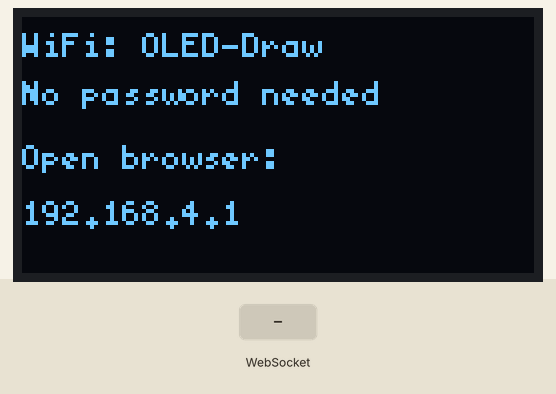
Simulated run of this sketch. Board: ESP32. On the bench: 128×64 one-colour display. Inputs (shaded band) come from the test bench. What the sketch prints to the serial monitor is not drawn.

Above: at 0.6 s.
At 5.8 s:
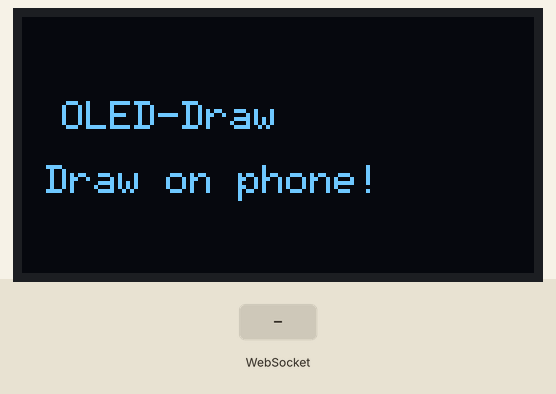
5.9 s: WebSocket text "CLEAR" received
At 7.2 s:
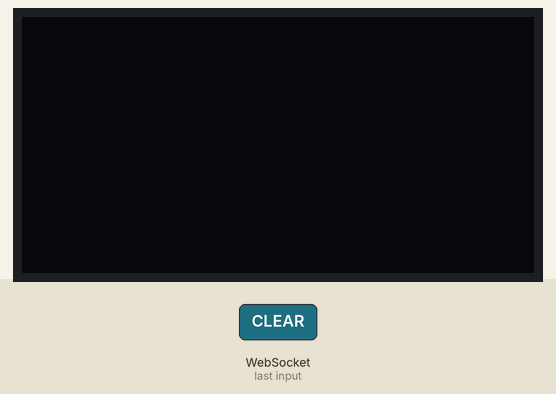
Timing chart, 0 to 8.9 s (numbered marks = the images above; inputs shaded):
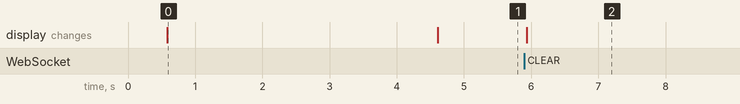

Measured:
- after the input at 5.9 s, the display: changes at once (image 2)
- what the display in image 0 shows lasts 4.0 s, from 0.6 s to 4.6 s

The sketch:

oled-pad.ino
```cpp
// (licence header left out)
#include <WiFi.h>
#include <AsyncTCP.h>
#include <ESPAsyncWebServer.h>
#include <U8g2lib.h>
#include <Wire.h>

// ── Access Point config ───────────────────────────────────
#define AP_SSID  "OLED-Draw"   // WiFi name shown on your phone
#define AP_PASS  ""            // Empty = open network, no password
#define AP_IP    "192.168.4.1" // Fixed IP — always the same
// ──────────────────────────────────────────────────────────

// SH1106 128×64, I2C hardware pins (SDA=21, SCL=22)
U8G2_SH1106_128X64_NONAME_F_HW_I2C display(U8G2_R0, U8X8_PIN_NONE);

AsyncWebServer server(80);
AsyncWebSocket  ws("/ws");

// 1-bit pixel buffer: 128 × 64 = 8192 bits = 1024 bytes
#define OLED_W 128
#define OLED_H  64
uint8_t pixelBuf[OLED_W * OLED_H / 8];

// ── Pixel buffer helpers ──────────────────────────────────

inline void setPixel(int x, int y) {
  if ((unsigned)x >= OLED_W || (unsigned)y >= OLED_H) return;
  int i = y * OLED_W + x;
  pixelBuf[i >> 3] |= (1 << (i & 7));
}

inline void clearPixel(int x, int y) {
  if ((unsigned)x >= OLED_W || (unsigned)y >= OLED_H) return;
  int i = y * OLED_W + x;
  pixelBuf[i >> 3] &= ~(1 << (i & 7));
}

inline bool getPixel(int x, int y) {
  if ((unsigned)x >= OLED_W || (unsigned)y >= OLED_H) return false;
  int i = y * OLED_W + x;
  return (pixelBuf[i >> 3] >> (i & 7)) & 1;
}

// Bresenham thick line into pixel buffer
void drawThickLine(int x0, int y0, int x1, int y1, int r) {
  int dx = abs(x1 - x0), sx = x0 < x1 ? 1 : -1;
  int dy = -abs(y1 - y0), sy = y0 < y1 ? 1 : -1;
  int err = dx + dy;
  while (true) {
    for (int ty = -r; ty <= r; ty++)
      for (int tx = -r; tx <= r; tx++)
        if (tx*tx + ty*ty <= r*r) setPixel(x0+tx, y0+ty);
    if (x0 == x1 && y0 == y1) break;
    int e2 = 2 * err;
    if (e2 >= dy) { err += dy; x0 += sx; }
    if (e2 <= dx) { err += dx; y0 += sy; }
  }
}

void flushToOLED() {
  display.clearBuffer();
  for (int y = 0; y < OLED_H; y++)
    for (int x = 0; x < OLED_W; x++)
      if (getPixel(x, y)) display.drawPixel(x, y);
  display.sendBuffer();
}

// ── WebSocket event handler ───────────────────────────────

void onWsEvent(AsyncWebSocket*, AsyncWebSocketClient*,
               AwsEventType type, void* arg, uint8_t* data, size_t len) {
  if (type != WS_EVT_DATA) return;
  AwsFrameInfo* info = (AwsFrameInfo*)arg;
  if (info->opcode != WS_TEXT) return;

  String msg((char*)data, len);

  if (msg == "CLEAR") {
    memset(pixelBuf, 0, sizeof(pixelBuf));
    flushToOLED();
    return;
  }

  // "LINE x0 y0 x1 y1 radius"  (canvas coords 320×160)
  if (msg.startsWith("L")) {
    int x0, y0, x1, y1, r;
    sscanf(msg.c_str(), "L %d %d %d %d %d", &x0, &y0, &x1, &y1, &r);
    // Map canvas (320×160) → OLED (128×64)
    x0 = x0 * OLED_W / 320;  y0 = y0 * OLED_H / 160;
    x1 = x1 * OLED_W / 320;  y1 = y1 * OLED_H / 160;
    r  = max(1, r * OLED_W / 320 / 2);
    drawThickLine(x0, y0, x1, y1, r);
    flushToOLED();
  }
}

// ── Embedded web page ─────────────────────────────────────

const char PAGE[] PROGMEM = R"HTML(
<!DOCTYPE html>
<html lang="en">
<head>
<meta charset="UTF-8">
<meta name="viewport" content="width=device-width,initial-scale=1">
<title>LifeTronix OLED Console</title>
<style>
@import url('https://fonts.googleapis.com/css2?family=Share+Tech+Mono&display=swap');
*{margin:0;padding:0;box-sizing:border-box}
:root{
--c:#00d9ff;
--bg:#04070d;
--card:#09131d;
--line:#143247;
--txt:#dffcff;
}
body{
font-family:'Share Tech Mono',monospace;
background:var(--bg);
color:var(--txt);
display:flex;
flex-direction:column;
align-items:center;
padding:20px;
overflow-x:hidden;
}
body:before{
content:"";
position:fixed;inset:0;
background-image:
linear-gradient(rgba(0,217,255,.08) 1px,transparent 1px),
linear-gradient(90deg,rgba(0,217,255,.08) 1px,transparent 1px);
background-size:40px 40px;
animation:grid 8s linear infinite;
pointer-events:none;
}
@keyframes grid{to{background-position:40px 40px}}
.header{
width:min(900px,100%);
padding:20px;
border:1px solid var(--line);
background:rgba(9,19,29,.85);
backdrop-filter:blur(12px);
border-radius:18px;
box-shadow:0 0 30px rgba(0,217,255,.18);
margin-bottom:18px;
text-align:center;
}
h1{letter-spacing:.25em;color:var(--c)}
.sub{opacity:.7;font-size:.8rem;margin-top:6px}
.panel{
width:min(900px,100%);
display:grid;
grid-template-columns:320px 1fr;
gap:18px;
}
.card{
background:rgba(9,19,29,.88);
border:1px solid var(--line);
border-radius:18px;
padding:14px;
box-shadow:0 0 25px rgba(0,217,255,.12);
}
.label{font-size:.7rem;color:var(--c);letter-spacing:.2em;margin-bottom:10px;text-align:center}
#preview{
width:100%;
height:auto;
image-rendering:pixelated;
background:#000;
border:2px solid #19384f;
border-radius:10px;
box-shadow:0 0 20px rgba(0,217,255,.25), inset 0 0 15px rgba(0,217,255,.15);
}
#canvas{
width:100%;
height:auto;
display:block;
background:#000;
border-radius:12px;
touch-action:none;
cursor:crosshair;
}
.controls{
width:min(900px,100%);
display:flex;
flex-wrap:wrap;
justify-content:center;
gap:12px;
margin-top:18px;
align-items:center;
}
.btn{
padding:10px 22px;
border-radius:12px;
background:#08131f;
border:1px solid rgba(0,217,255,.5);
color:var(--c);
font-family:inherit;
cursor:pointer;
transition:.25s;
}
.btn:hover{
background:var(--c);
color:#000;
box-shadow:0 0 20px rgba(0,217,255,.7);
transform:translateY(-2px);
}
input[type=range]{width:160px}
.status{
padding:10px 18px;
border-radius:999px;
border:1px solid var(--line);
}
.ok{color:#00ff88}
.err{color:#ff4d6d}
.footer{
margin-top:18px;
opacity:.6;
font-size:.75rem;
}
@media(max-width:760px){
.panel{grid-template-columns:1fr}
}
</style>
</head>
<body>
<div class="header">
<h1>OLED CONTROL CONSOLE</h1>
<div class="sub">ESP32 • SH1106 • LifeTronix Engineering</div>
</div>

<div class="panel">
<div class="card">
<div class="label">LIVE OLED</div>
<canvas id="preview" width="128" height="64"></canvas>
</div>

<div class="card">
<div class="label">DRAW AREA</div>
<canvas id="canvas" width="320" height="160"></canvas>
</div>
</div>

<div class="controls">
<label>Brush <input type="range" id="brush" min="2" max="22" value="8"></label>
<button class="btn" onclick="clearAll()">CLEAR</button>
<div id="status" class="status">CONNECTING...</div>
</div>

<div class="footer">LifeTronix • OLED Drawing Console v2</div>

<script>
const C=document.getElementById('canvas'),ctx=C.getContext('2d');
ctx.fillStyle='#000';ctx.fillRect(0,0,C.width,C.height);
ctx.lineCap=ctx.lineJoin='round';
const P=document.getElementById('preview'),pctx=P.getContext('2d');
pctx.fillStyle='#000';pctx.fillRect(0,0,128,64);
const brush=document.getElementById('brush');
const status=document.getElementById('status');
let ws,live=false;

function connect(){
 ws=new WebSocket(`ws://${location.host}/ws`);
 ws.onopen=()=>{live=true;status.textContent="CONNECTED";status.className="status ok";};
 ws.onclose=()=>{live=false;status.textContent="OFFLINE";status.className="status err";setTimeout(connect,2000);}
 ws.onerror=()=>{status.textContent="ERROR";status.className="status err";}
}
connect();
const send=m=>{if(live)ws.send(m);};

let draw=false,lx=0,ly=0;
function pos(e){
 const r=C.getBoundingClientRect();
 const s=e.touches?e.touches[0]:e;
 return{
 x:Math.round((s.clientX-r.left)*C.width/r.width),
 y:Math.round((s.clientY-r.top)*C.height/r.height)
 };
}
function line(x0,y0,x1,y1,size){
 ctx.strokeStyle="#00d9ff";
 ctx.lineWidth=size;
 ctx.beginPath();
 ctx.moveTo(x0,y0);
 ctx.lineTo(x1,y1);
 ctx.stroke();

 pctx.strokeStyle="#00d9ff";
 pctx.lineWidth=Math.max(1,size*128/320);
 pctx.beginPath();
 pctx.moveTo(x0*128/320,y0*64/160);
 pctx.lineTo(x1*128/320,y1*64/160);
 pctx.stroke();

 send(`L ${x0} ${y0} ${x1} ${y1} ${size}`);
}
function start(e){
e.preventDefault();
draw=true;
const p=pos(e);
lx=p.x;ly=p.y;
line(lx,ly,lx,ly,+brush.value);
}
function move(e){
if(!draw)return;
e.preventDefault();
const p=pos(e);
line(lx,ly,p.x,p.y,+brush.value);
lx=p.x;ly=p.y;
}
function end(){draw=false;}
["mousedown","touchstart"].forEach(v=>C.addEventListener(v,start,{passive:false}));
["mousemove","touchmove"].forEach(v=>C.addEventListener(v,move,{passive:false}));
["mouseup","mouseleave","touchend"].forEach(v=>C.addEventListener(v,end));
function clearAll(){
ctx.fillStyle="#000";ctx.fillRect(0,0,C.width,C.height);
pctx.fillStyle="#000";pctx.fillRect(0,0,128,64);
send("CLEAR");
}
</script>
</body>
</html>
)HTML";

// ── setup() ──────────────────────────────────────────────

void setup() {
  Serial.begin(115200);

  // ── Start OLED
  display.begin();
  display.clearBuffer();
  display.setFont(u8g2_font_6x10_tf);
  display.drawStr(14, 24, "Starting AP...");
  display.sendBuffer();

  // ── Start Access Point (no password = open network)
  WiFi.softAP(AP_SSID, strlen(AP_PASS) ? AP_PASS : nullptr);
  delay(500);

  Serial.println("=== AP Ready ===");
  Serial.println("SSID : " AP_SSID);
  Serial.println("URL  : http://" AP_IP);

  // ── Show connection info on OLED
  display.clearBuffer();
  display.setFont(u8g2_font_5x8_tf);
  display.drawStr(0,  10, "WiFi: OLED-Draw");
  display.drawStr(0,  22, "No password needed");
  display.drawStr(0,  38, "Open browser:");
  display.drawStr(0,  52, "192.168.4.1");
  display.sendBuffer();
  delay(4000);

  // ── Ready screen
  memset(pixelBuf, 0, sizeof(pixelBuf));
  display.clearBuffer();
  display.setFont(u8g2_font_6x10_tf);
  display.drawStr(10, 28, "OLED-Draw");
  display.drawStr(6,  44, "Draw on phone!");
  display.sendBuffer();

  // ── WebSocket
  ws.onEvent(onWsEvent);
  server.addHandler(&ws);

  // ── Route: serve the page
  server.on("/", HTTP_GET, [](AsyncWebServerRequest* req) {
    req->send_P(200, "text/html", PAGE);
  });

  server.begin();
}

void loop() {
  ws.cleanupClients();
}
```
